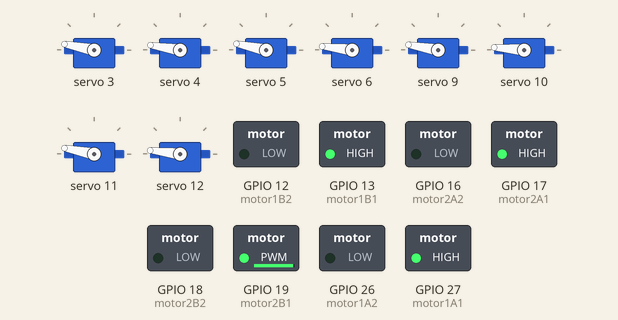
A sketch run on a simulated ESP32. On the bench: 8 × servo, switched loads named in the sketch (green lamp = pin HIGH). What the sketch prints to the serial monitor is not drawn.

Above: at 0.05 s.
At 0.25 s:
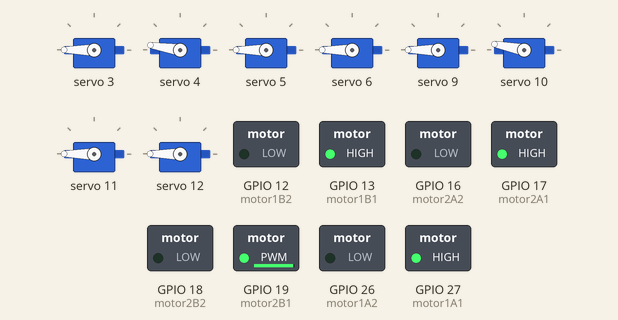
At 0.35 s:
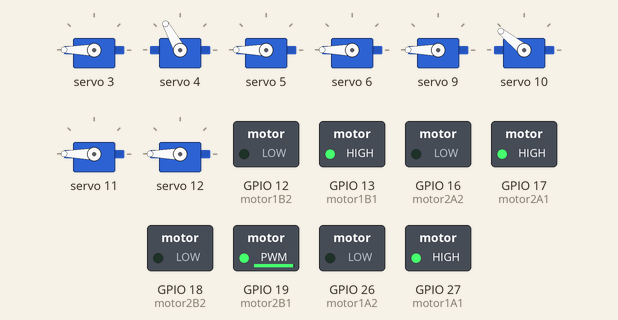
At 0.5 s:
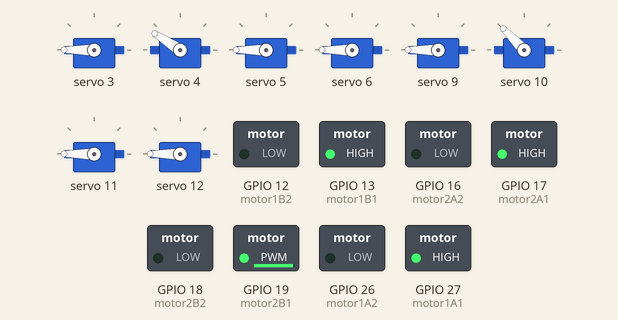
At 0.75 s:
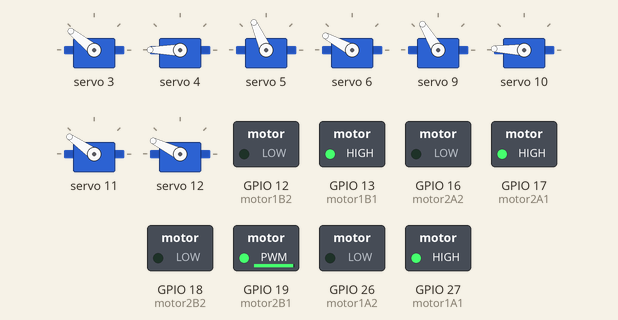
At 1.05 s:
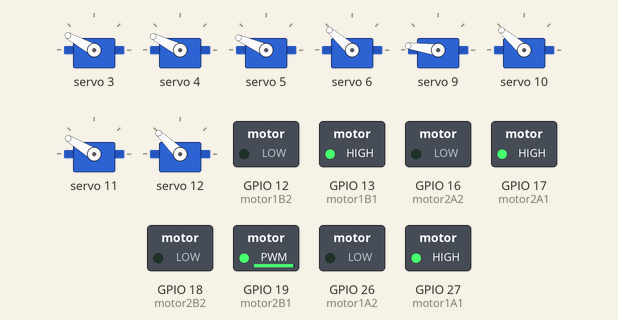
Timing chart, 0 to 3.0 s (numbered marks = the images above):
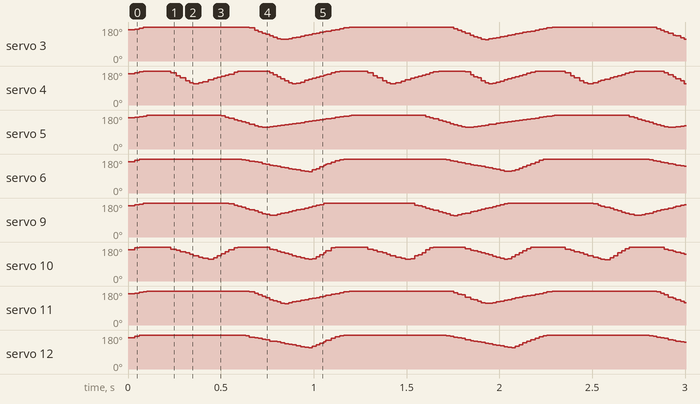

The sketch:

ESP32_transpose.ino
```cpp
#include <Wire.h>
#include <Adafruit_PWMServoDriver.h>
Adafruit_PWMServoDriver pca9685 = Adafruit_PWMServoDriver(0x40); // Dirección I2C 0x40

// Configuración del rango de PWM calibrado para los servos
const int SERVO_MIN = 350; // Valor mínimo de PWM para el ángulo inicial calibrado
const int SERVO_MAX = 505; // Valor máximo de PWM para el ángulo final calibrado
const int SERVO_CENTRO = 460; // Valor de PWM para el ángulo central calibrado

// Pines para los motores DC controlados por el puente H
const int motor1A1 = 27;
const int motor1A2 = 26;
const int motor1B1 = 13;
const int motor1B2 = 12;
const int motor2A1 = 17;
const int motor2A2 = 16;
const int motor2B1 = 19; // PWM
const int motor2B2 = 18;

int velocidadMotorPWM = 250; // Velocidad PWM para el motor 2

// Variables para control no bloqueante
unsigned long tiempoAnteriorServos = 0;
unsigned long tiempoAnteriorMotores = 0;
const unsigned long intervaloServo = 10; // Tiempo entre actualizaciones de los servos (ms)
const unsigned long intervaloMotor = 5; // Tiempo entre actualizaciones de los motores (ms)

// Variables para controlar los servos y sus grupos
byte gruposervo[16] = {55, 55, 55, 3, 4, 1, 2, 55, 55, 0, 5, 3, 2, 55, 55, 55}; // Grupo de cada servo
int posiciones[16];
int velocidades[16][5] = {0}; // Velocidades y estados de los servos

float Tiempos[16][3] = {{2.5, 2, 2}, {4, 1.5, 2}, {1.5, 2.5, 3}, {3, 2.5, 1.5}, {2, 0.5, 1}, {1, 0.5, 2}};
byte Bsubidalista[16], Bbajadalista[16];
int ContadorPausa[16];
float Texe = 5.08;
float Textra = 46.7;

void setup() {
  Serial.begin(115200);
  Serial.println("Iniciando ESP32 para control de motores y servos...");

  // Inicializa la comunicación I2C
  Wire.begin(21, 22); // SDA en GPIO 21, SCL en GPIO 22

  // Inicializa el módulo PCA9685
  pca9685.begin();
  pca9685.setPWMFreq(50);

  // Configura los pines de los motores como salidas
  pinMode(motor1A1, OUTPUT);
  pinMode(motor1A2, OUTPUT);
  pinMode(motor1B1, OUTPUT);
  pinMode(motor1B2, OUTPUT);
  pinMode(motor2A1, OUTPUT);
  pinMode(motor2A2, OUTPUT);
  pinMode(motor2B1, OUTPUT);
  pinMode(motor2B2, OUTPUT);
  desactivarMotores();

  // Inicializa las posiciones de los servos
  for (int i = 0; i < 16; i++) {
    posiciones[i] = SERVO_CENTRO;
  }

  // Configuración de tiempos de subida y bajada
  float Periodo = Texe + Textra;
  for (int i = 0; i <= 5; i++) {
    Bsubidalista[i] = round(Periodo * 0.218 / Tiempos[i][0]);
    ContadorPausa[i] = round(Tiempos[i][1] * 1000 / Periodo) - 1;
    Bbajadalista[i] = round(Periodo * 0.218 / Tiempos[i][2]);
  }

  // Asignación de velocidades
  for (int i = 0; i < 16; i++) {
    velocidades[i][0] = (gruposervo[i] == 55) ? 0 : Bsubidalista[gruposervo[i]];
    velocidades[i][1] = (gruposervo[i] == 55) ? 0 : ContadorPausa[gruposervo[i]];
    velocidades[i][2] = (gruposervo[i] == 55) ? 0 : -Bbajadalista[gruposervo[i]];
  }

  // Mueve los servos a la posición inicial
  for (int i = 3; i < 14; i++) {
    moverServo(i, posiciones[i]);
  }

  activarMotores();
}

void loop() {
  unsigned long tiempoActual = millis();

  // Actualización no bloqueante para servos
  if (tiempoActual - tiempoAnteriorServos >= intervaloServo) {
    actualizarServos();
    tiempoAnteriorServos = tiempoActual;
  }

  // Actualización no bloqueante para motores
  if (tiempoActual - tiempoAnteriorMotores >= intervaloMotor) {
    actualizarMotores();
    tiempoAnteriorMotores = tiempoActual;
  }
}

// Función para actualizar los estados de los servos
void actualizarServos() {
  for (int i = 3; i < 13; i++) {
    switch (velocidades[i][3]) {
      case 0:
        if (posiciones[i] < SERVO_MAX) {
          moverServo(i, posiciones[i]);
          posiciones[i] += velocidades[i][0];
        } else {
          velocidades[i][3]++;
          posiciones[i] = SERVO_MAX;
        }
        break;
      case 1:
        if (velocidades[i][4] < velocidades[i][1]) {
          velocidades[i][4]++;
        } else {
          velocidades[i][3]++;
          velocidades[i][4] = 0;
        }
        break;
      case 2:
        if (posiciones[i] > SERVO_MIN) {
          moverServo(i, posiciones[i]);
          posiciones[i] += velocidades[i][2];
        } else {
          velocidades[i][3] = 0;
          posiciones[i] = SERVO_MIN;
        }
        break;
    }
  }
}

// Función para activar los motores en un solo sentido
void activarMotores() {
  digitalWrite(motor1A1, HIGH);
  digitalWrite(motor1A2, LOW);
  digitalWrite(motor1B1, HIGH);
  digitalWrite(motor1B2, LOW);
  digitalWrite(motor2A1, HIGH);
  digitalWrite(motor2A2, LOW);
  analogWrite(motor2B1, velocidadMotorPWM); // Controla la velocidad con PWM
  digitalWrite(motor2B2, LOW);
}

// Función para actualizar el estado de los motores DC
void actualizarMotores() {
  // Actualmente, se mantiene la activación continua en un solo sentido
  activarMotores();
}

// Función para mover un servo a una posición específica
void moverServo(int numServo, int pwmValue) {
  if (gruposervo[numServo] == 55) return;
  pca9685.setPWM(numServo, 0, pwmValue);
}

// Función para desactivar los motores
void desactivarMotores() {
  digitalWrite(motor1A1, LOW);
  digitalWrite(motor1A2, LOW);
  digitalWrite(motor1B1, LOW);
  digitalWrite(motor1B2, LOW);
  digitalWrite(motor2A1, LOW);
  digitalWrite(motor2A2, LOW);
  analogWrite(motor2B1, 0); // Detiene el PWM
  digitalWrite(motor2B2, LOW);
}
```
